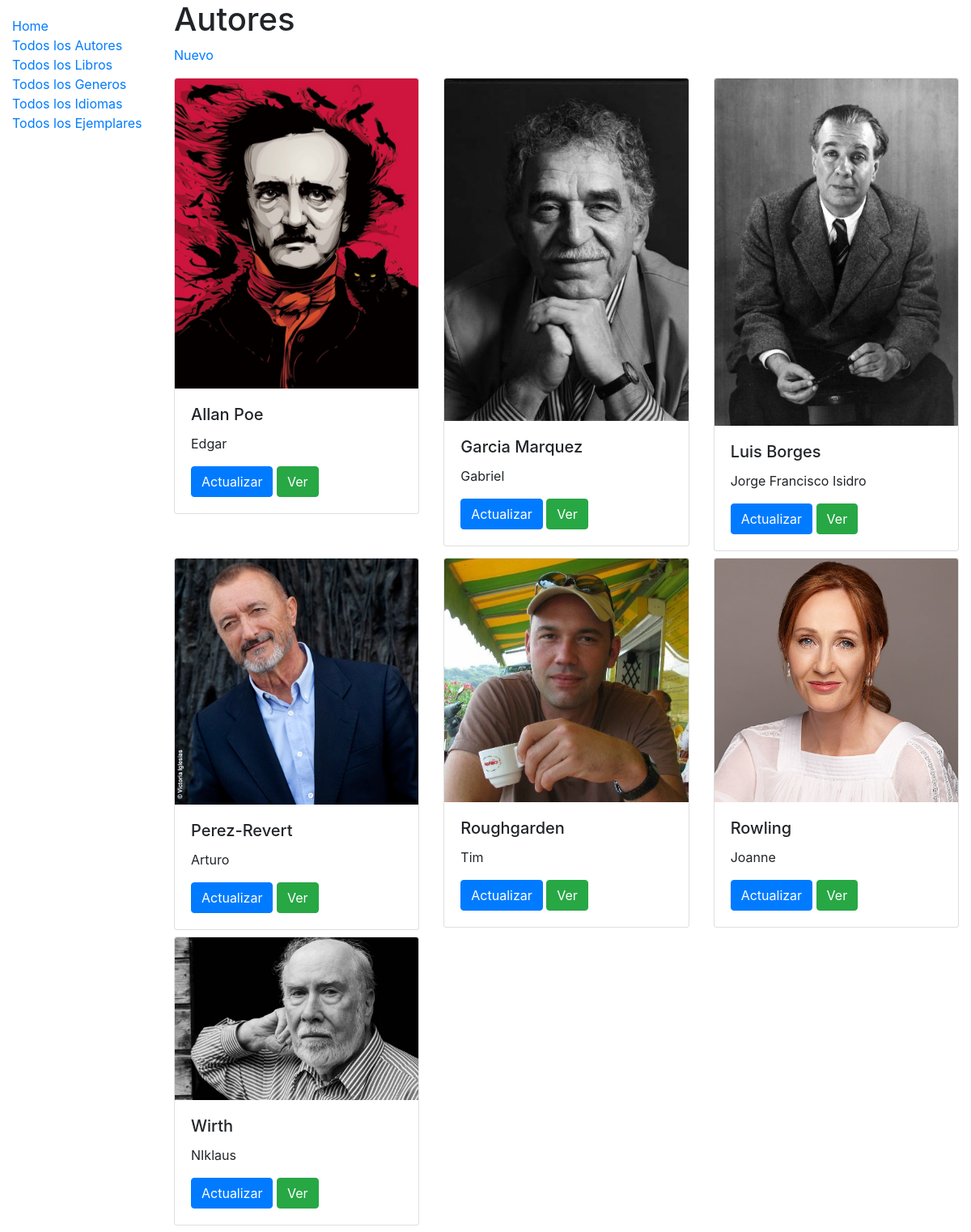
The page /catalogo/autores/ on the database its author committed.
### catalogo/models.py (models this page shows, shortened)
class Autor(models.Model):
    nombre = models.CharField(max_length=50)
    apellido = models.CharField(max_length=50)
    fechaNac = models.DateField(null=True, blank=True)
    fechaDeceso = models.DateField('Fallecio', null=True, blank=True)
    foto = models.ImageField(upload_to='upload/', null=True)
    def __str__(self) -> str:
        return '%s, %s ' % (self.nombre, self.apellido)
    class Meta:
        ordering = ["apellido", "nombre"]

### catalogo/views.py (the view)
# urls.py: path('autores/', views.AutoresListView.as_view(), name='autores'),
class AutoresListView(generic.ListView):
    model = Autor
    context_object_name = 'autores'
    queryset = Autor.objects.all()
    template_name = 'autores.html'
    def get_context_data(self, **kwargs):
        autores = Autor.objects.all()
        context = super(AutoresListView, self).get_context_data(**kwargs)
        context['autores'] = autores
        return context

### catalogo/templates/autores.html
{% extends "base.html" %}
{% load static %}
{% block content %}
 <h1>Autores</h1>
 <p><a href="{% url 'autor_new' %}">Nuevo</a></p>
 <div class="row">
    {% if autores %}
     {% for autor in autores %}
        <div class="col-md-4">
            <div class="card mb-2">
                {% if autor.foto %}
                <img class="card-img-top" src="{{ autor.foto.url }}">
                {% endif %}
                <div class="card-body">
                    <h5 class="card-title">{{ autor.apellido }}</h5>
                    <p class="card-text">{{ autor.nombre }}</p>
                    <a href="{% url 'autor_update' autor.id %}"
                    class="btn btn-primary">Actualizar</a>
                    <a href="{% url 'autor' autor.id %}" class=" btn btn-success">Ver</a>
                </div>
            </div>
        </div>
     {% endfor %}
    {% else %}
        <p>Oops! No tenemos Autores en el catalogo.</p>
    {% endif %}
 </div>
{% endblock %}

### rows shown on the page
Autor: foto (picture), apellido "Allan Poe", nombre "Edgar"
Autor: foto (picture), apellido "Garcia Marquez", nombre "Gabriel"
Autor: foto (picture), apellido "Luis Borges", nombre "Jorge Francisco Isidro"
Autor: foto (picture), apellido "Perez-Revert", nombre "Arturo"
Autor: foto (picture), apellido "Roughgarden", nombre "Tim"
Autor: foto (picture), apellido "Rowling", nombre "Joanne"
Autor: foto (picture), apellido "Wirth", nombre "NIklaus"
